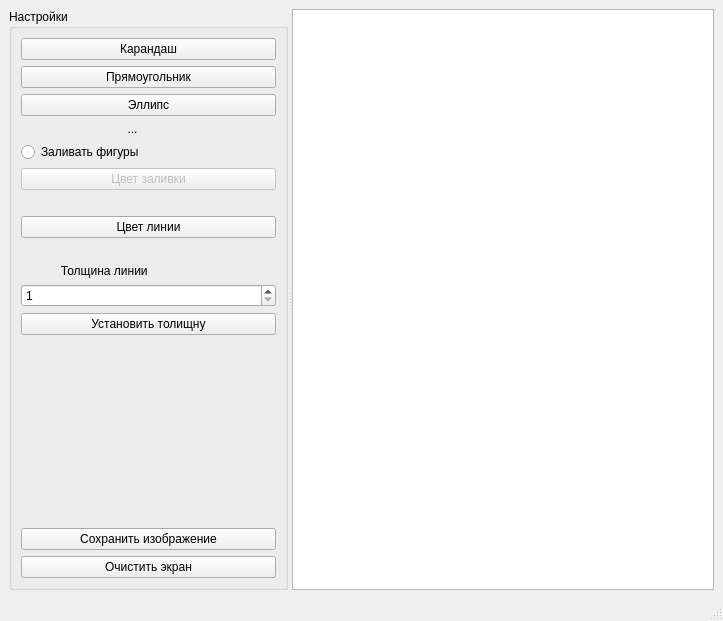
<?xml version="1.0" encoding="UTF-8"?>
<ui version="4.0">
 <class>MainWindow</class>
 <widget class="QMainWindow" name="MainWindow">
  <property name="geometry">
   <rect>
    <x>0</x>
    <y>0</y>
    <width>723</width>
    <height>621</height>
   </rect>
  </property>
  <property name="windowTitle">
   <string>MainWindow</string>
  </property>
  <widget class="QWidget" name="centralwidget">
   <layout class="QHBoxLayout" name="horizontalLayout">
    <item>
     <widget class="QSplitter" name="splitter">
      <property name="orientation">
       <enum>Qt::Horizontal</enum>
      </property>
      <widget class="QGroupBox" name="groupBox">
       <property name="title">
        <string>Настройки</string>
       </property>
       <layout class="QVBoxLayout" name="verticalLayout_2">
        <item>
         <layout class="QVBoxLayout" name="verticalLayout">
          <item>
           <widget class="QPushButton" name="pushButton_line">
            <property name="text">
             <string>Карандаш</string>
            </property>
           </widget>
          </item>
          <item>
           <widget class="QPushButton" name="pushButton_rect">
            <property name="text">
             <string>Прямоугольник</string>
            </property>
           </widget>
          </item>
          <item>
           <widget class="QPushButton" name="pushButton_2_ellipse">
            <property name="text">
             <string>Эллипс</string>
            </property>
           </widget>
          </item>
          <item>
           <widget class="QLabel" name="label_currentmode">
            <property name="text">
             <string>                                ...</string>
            </property>
           </widget>
          </item>
          <item>
           <widget class="QRadioButton" name="radioButton_fiilShapes">
            <property name="text">
             <string>Заливать фигуры</string>
            </property>
           </widget>
          </item>
          <item>
           <widget class="QPushButton" name="pushButton_2_color">
            <property name="enabled">
             <bool>false</bool>
            </property>
            <property name="text">
             <string>Цвет заливки</string>
            </property>
           </widget>
          </item>
          <item>
           <widget class="QLabel" name="label_color">
            <property name="layoutDirection">
             <enum>Qt::LeftToRight</enum>
            </property>
            <property name="text">
             <string/>
            </property>
           </widget>
          </item>
          <item>
           <widget class="QPushButton" name="pushButton_2_color_circuit">
            <property name="text">
             <string>Цвет линии</string>
            </property>
           </widget>
          </item>
          <item>
           <widget class="QLabel" name="label_circuit">
            <property name="text">
             <string/>
            </property>
           </widget>
          </item>
          <item>
           <widget class="QLabel" name="label">
            <property name="text">
             <string>            Толщина линии</string>
            </property>
            <property name="margin">
             <number>0</number>
            </property>
           </widget>
          </item>
          <item>
           <widget class="QSpinBox" name="spinBox_size">
            <property name="minimum">
             <number>1</number>
            </property>
           </widget>
          </item>
          <item>
           <widget class="QPushButton" name="pushButton_set_size">
            <property name="text">
             <string>Установить толищну</string>
            </property>
           </widget>
          </item>
          <item>
           <spacer name="verticalSpacer">
            <property name="orientation">
             <enum>Qt::Vertical</enum>
            </property>
            <property name="sizeHint" stdset="0">
             <size>
              <width>20</width>
              <height>40</height>
             </size>
            </property>
           </spacer>
          </item>
          <item>
           <widget class="QPushButton" name="pushButton_saveimage">
            <property name="text">
             <string>Сохранить изображение</string>
            </property>
           </widget>
          </item>
         </layout>
        </item>
        <item>
         <widget class="QPushButton" name="pushButton_3_clear">
          <property name="text">
           <string>Очистить экран</string>
          </property>
         </widget>
        </item>
       </layout>
      </widget>
      <widget class="QGraphicsView" name="graphicsView"/>
     </widget>
    </item>
   </layout>
  </widget>
  <widget class="QMenuBar" name="menubar">
   <property name="geometry">
    <rect>
     <x>0</x>
     <y>0</y>
     <width>723</width>
     <height>21</height>
    </rect>
   </property>
  </widget>
  <widget class="QStatusBar" name="statusbar"/>
 </widget>
 <resources/>
 <connections/>
</ui>
